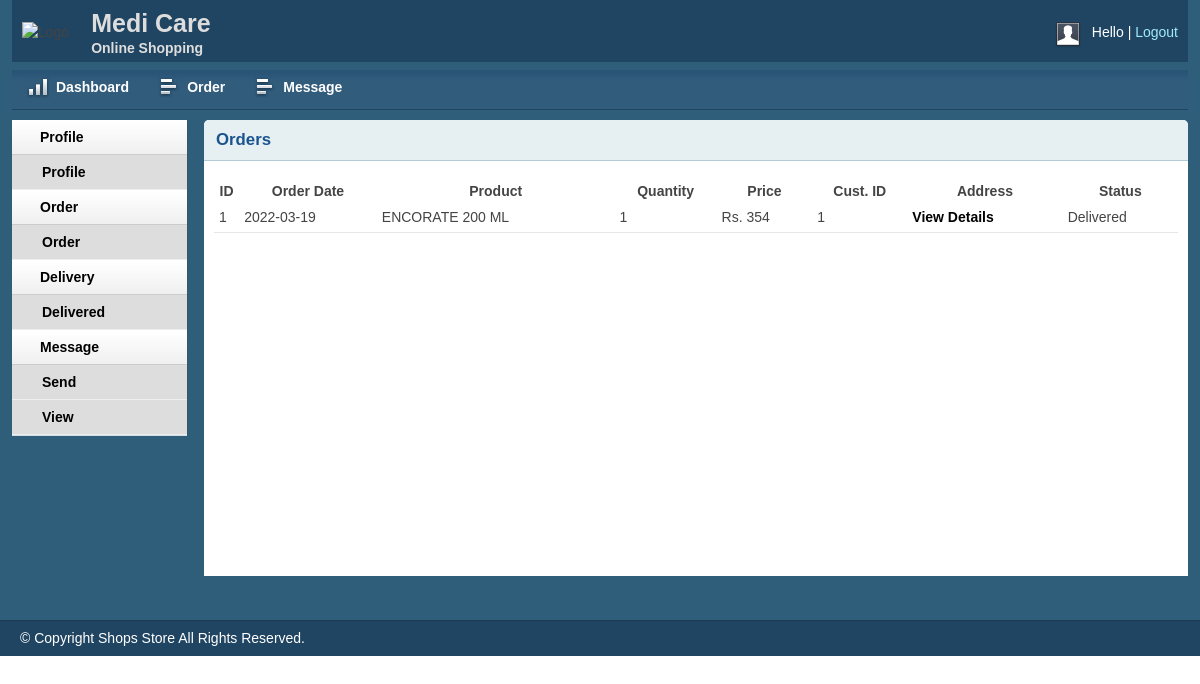
Screenshot of /apps/delivery/delivered.php (signed in) with the database file from the repository.
### tables this page shows
CREATE TABLE `tbl_order` (
  `id` int(11) NOT NULL,
  `cmrId` int(11) NOT NULL,
  `productId` int(11) NOT NULL,
  `productName` varchar(255) NOT NULL,
  `quantity` int(11) NOT NULL,
  `price` float(10,2) NOT NULL,
  `image` varchar(255) NOT NULL,
  `date` date NOT NULL,
  `status` int(11) NOT NULL DEFAULT 0,
  `suplr` varchar(200) NOT NULL,
  `dst` varchar(200) NOT NULL
);

### apps/delivery/delivered.php (the view, shortened to what this page needs)
<?php include 'inc/header.php';?>
<?php include 'inc/sidebar.php';?>
<div class="grid_10">
    <div class="box round first grid">
        <h2>Orders</h2>
        <div class="block">
            <table class="data display datatable" id="example">
            <thead>
                <tr>
                    <th>ID</th>
                    <th>Order Date</th>
                    <th>Product</th>
                    <th>Quantity</th>
                    <th>Price</th>
                    <th>Cust. ID</th>
                    <th>Address</th>
                    <th>Status</th>
                </tr>
            </thead>
            <tbody>
            	<?php
					$result = $db->prepare("select * from  tbl_order where dst='Delivered' ORDER BY date DESC");
					$result->execute();
					for($i=1; $row = $result->fetch(); $i++)
					{
					?>
           				<tr class="odd gradeX">
							<td><?php echo $row['id']; ?></td>
							<td><?php echo $row['date']; ?></td>
							<td><?php echo $row['productName']; ?></td>
							<td><?php echo $row['quantity']; ?></td>
							<td>Rs. <?php echo $row['price']; ?></td>
							<td><?php echo $row['cmrId']; ?></td>
							<td><a href="customer.php?custId=<?php echo $row['cmrId']; ?>">View Details</a></td>
                            <td><?php echo $row['dst']; ?></td>
						</tr>
                  <?php
					}
				  ?>
            </tbody>
        </table>
       </div>
    </div>
</div>
<?php include 'inc/footer.php';?>

### apps/delivery/css/text.css (style rules this page uses)
body { font: 13px/1.5 Tahoma, Helvetica, Arial, 'Liberation Sans', FreeSans, sans-serif; }
h2 { font-size: 23px; }
p, dl, hr, h1, h2, h3, h4, h5, h6, ol, ul, pre, table, address, fieldset { margin-bottom: 20px; }

### apps/delivery/css/grid.css (style rules this page uses)
.grid_1, .grid_2, .grid_3, .grid_4, .grid_5, .grid_6, .grid_7, .grid_8, .grid_9, .grid_10, .grid_11, .grid_12, .grid_13, .grid_14, .grid_15, .grid_16 { display: inline; float: left; margin-left: 1%; margin-right: 1%; }
.container_12 .grid_10 { width: 81.333%; }

### apps/delivery/css/layout.css (style rules this page uses)
body { background: #fff none repeat scroll 0 0; color: #444; font-size: 14px; padding: 0; }
a { color: #000; font-weight:bold; text-decoration: none; }
h1, h2, h3, h4, h5, h6 { line-height:1.2em; margin-bottom:.3em; }
h2 { margin-top:1em; }
.box { background:#fff; margin-bottom:20px; padding:10px 10px 10px 10px; margin-left:-8px; }
.box.grid { padding-bottom:40px; }
.box.round { -moz-border-radius: 5px 5px 0px 0px; -webkit-border-radius: 5px 5px 0px 0px; border-radius: 5px 5px 0px 0px; }
.box h2 { font-size:1.2em; font-weight:bold; color:#1B548D; background:#E6F0F3; margin:-10px -10px 0 -10px; padding:10px 12px; border-bottom:1px solid #B3CBD6; -moz-border-radius: 5px 5px 0px 0px; -webkit-border-radius: 5px 5px 0px 0px; border-radius: 5px 5px 0px 0px; }
.box.first { min-height: 406px; }
.block { padding-top:20px; }
.block { padding-bottom:1px; }
table.display { margin: 0 auto; clear: both; width: 100%; }
tr.odd { height: 30px; line-height: 30px; border-bottom:1px solid #e6e6e6; }
tr.odd td, tr.even td { padding-left:5px; }

### rows the page displays
tbl_order: id "1", date "2022-03-19", productName "ENCORATE 200 ML", quantity "1", price "354", cmrId "1", dst "Delivered"
